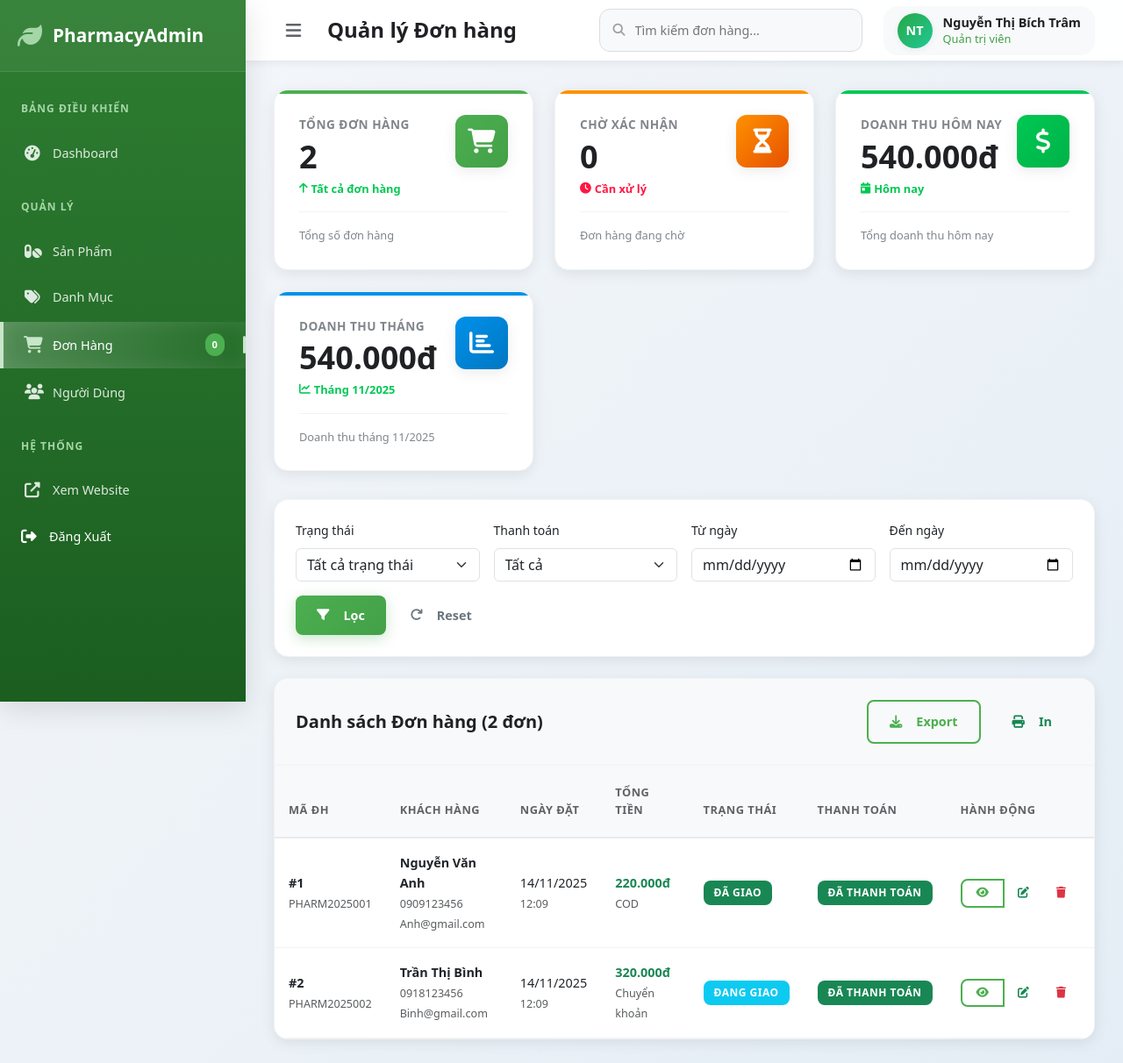
/public/admin_orders.php (signed in), run on the app's committed database.
### tables this page shows
CREATE TABLE orders (
    order_id INT PRIMARY KEY AUTO_INCREMENT,
    order_code VARCHAR(20) UNIQUE NOT NULL,
    user_id INT NOT NULL,
    customer_name VARCHAR(100) NOT NULL,
    customer_email VARCHAR(100) NOT NULL,
    customer_phone VARCHAR(15) NOT NULL,
    customer_address TEXT NOT NULL,
    order_notes TEXT,
    subtotal_amount DECIMAL(15,2) NOT NULL,
    discount_amount DECIMAL(15,2) DEFAULT 0,
    shipping_fee DECIMAL(15,2) DEFAULT 0,
    total_amount DECIMAL(15,2) NOT NULL,
    payment_method ENUM('cod', 'bank_transfer', 'credit_card', 'e_wallet') DEFAULT 'cod',
    payment_status ENUM('pending', 'paid', 'failed', 'refunded') DEFAULT 'pending',
    order_status ENUM('pending', 'confirmed', 'processing', 'shipped', 'delivered', 'cancelled') DEFAULT 'pending',
    prescription_image_url VARCHAR(500),
    confirmed_by INT,
    shipped_at TIMESTAMP NULL,
    delivered_at TIMESTAMP NULL,
    cancelled_at TIMESTAMP NULL,
    cancellation_reason TEXT,
    created_at TIMESTAMP DEFAULT CURRENT_TIMESTAMP,
    updated_at TIMESTAMP DEFAULT CURRENT_TIMESTAMP ON UPDATE CURRENT_TIMESTAMP,
    FOREIGN KEY (user_id) REFERENCES users(user_id),
    FOREIGN KEY (confirmed_by) REFERENCES users(user_id)
);

CREATE TABLE users (
    user_id INT PRIMARY KEY AUTO_INCREMENT,
    username VARCHAR(50) UNIQUE NOT NULL,
    password_hash VARCHAR(255) NOT NULL,
    email VARCHAR(100) UNIQUE NOT NULL,
    full_name VARCHAR(100) NOT NULL,
    phone VARCHAR(15),
    address TEXT,
    role ENUM('customer', 'admin', 'staff') DEFAULT 'customer',
    is_active BOOLEAN DEFAULT TRUE,
    created_at TIMESTAMP DEFAULT CURRENT_TIMESTAMP,
    updated_at TIMESTAMP DEFAULT CURRENT_TIMESTAMP ON UPDATE CURRENT_TIMESTAMP
);

### public/admin_orders.php (the view, shortened to what the rows shown need)
<?php
$base_url = 'http://localhost/PHARMAGO/public';
try {
    $base_dir = dirname(__DIR__) . '/';
    require_once $base_dir . 'models/Order.php';
    $database = new Database();
    $db = $database->getConnection();
    $orderModel = new Order($db);
    $search_keyword = $_GET['search'] ?? '';
    $status_filter = $_GET['status'] ?? '';
    if (!empty($search_keyword)) {
        $orders = $orderModel->searchOrders($search_keyword);
    } elseif (!empty($status_filter)) {
        $orders = $orderModel->getOrdersByStatus($status_filter);
    } else {
        $orders = $orderModel->getAllOrders();
    }
} catch (Exception $e) {
    error_log("Admin orders error: " . $e->getMessage());
    $orders = [];
    $total_orders = 0;
    $pending_orders = 0;
    $revenue_today = 0;
    $revenue_month = 0;
}
function getStatusBadge($status) {
    switch ($status) {
        case 'shipped': return ['info', 'Đang giao'];
        case 'delivered': return ['success', 'Đã giao'];
    }
}
function getPaymentStatusBadge($status) {
    switch ($status) {
        case 'paid': return ['success', 'Đã thanh toán'];
    }
}
function getPaymentMethodText($method) {
    switch ($method) {
        case 'cod': return 'COD';
        case 'bank_transfer': return 'Chuyển khoản';
    }
}
?>
<!DOCTYPE html>
<html lang="vi">
<head>
    <link href="https://cdn.jsdelivr.net/npm/bootstrap@5.3.0/dist/css/bootstrap.min.css" rel="stylesheet">
    <link rel="stylesheet" href="https://cdnjs.cloudflare.com/ajax/libs/font-awesome/6.4.0/css/all.min.css">
    <link rel="stylesheet" href="<?php echo $base_url; ?>/assets/css/admin.css">
</head>
<body>
    <div class="admin-container">
        <main class="main-content">
            <header class="admin-header">
                <div class="header-left">
                    <h1 class="page-title">Quản lý Đơn hàng</h1>
                </div>
            </header>
            <div class="content">
                <div class="table-container">
                    <div class="table-responsive">
                        <table class="table">
                            <thead>
                                <tr>
                                    <th>Mã ĐH</th>
                                    <th>Khách hàng</th>
                                    <th>Ngày đặt</th>
                                    <th>Tổng tiền</th>
                                    <th>Trạng thái</th>
                                    <th>Thanh toán</th>
                                    <th>Hành động</th>
                                </tr>
                            </thead>
                            <tbody>
                                <?php if(!empty($orders)): ?>
                                    <?php foreach($orders as $order): ?>
                                    <?php
                                        $statusBadge = getStatusBadge($order['order_status']);
                                        $paymentBadge = getPaymentStatusBadge($order['payment_status']);
                                    ?>
                                    <tr>
                                        <td>
                                            <strong>#<?php echo $order['order_id']; ?></strong>
                                            <br>
                                            <small class="text-muted"><?php echo $order['order_code']; ?></small>
                                        </td>
                                        <td>
                                            <div class="fw-bold"><?php echo htmlspecialchars($order['customer_name']); ?></div>
                                            <small class="text-muted"><?php echo htmlspecialchars($order['customer_phone']); ?></small>
                                            <br>
                                            <small class="text-muted"><?php echo htmlspecialchars($order['customer_email']); ?></small>
                                        </td>
                                        <td>
                                            <?php echo date('d/m/Y', strtotime($order['created_at'])); ?>
                                            <br>
                                            <small class="text-muted"><?php echo date('H:i', strtotime($order['created_at'])); ?></small>
                                        </td>
                                        <td>
                                            <div class="fw-bold text-success"><?php echo number_format($order['total_amount'], 0, ',', '.'); ?>đ</div>
                                            <small class="text-muted"><?php echo getPaymentMethodText($order['payment_method']); ?></small>
                                        </td>
                                        <td>
                                            <span class="badge bg-<?php echo $statusBadge[0]; ?>">
                                                <?php echo $statusBadge[1]; ?>
                                            </span>
                                        </td>
                                        <td>
                                            <span class="badge bg-<?php echo $paymentBadge[0]; ?>">
                                                <?php echo $paymentBadge[1]; ?>
                                            </span>
                                        </td>
                                        <td>
                                            <div class="btn-group">
                                                <button class="btn btn-sm btn-outline-primary" title="Chi tiết" onclick="viewOrderDetails(<?php echo $order['order_id']; ?>)">
                                                    <i class="fas fa-eye"></i>
                                                </button>
                                                <button class="btn btn-sm btn-outline-success" title="Cập nhật" onclick="openUpdateModal(<?php echo $order['order_id']; ?>, '<?php echo $order['order_status']; ?>', '<?php echo $order['payment_status']; ?>')">
                                                    <i class="fas fa-edit"></i>
                                                </button>
                                                <button class="btn btn-sm btn-outline-danger" title="Xóa" onclick="confirmDelete(<?php echo $order['order_id']; ?>)">
                                                    <i class="fas fa-trash"></i>
                                                </button>
                                            </div>
                                        </td>
                                    </tr>
                                    <?php endforeach; ?>
                                <?php endif; ?>
                            </tbody>
                        </table>
                    </div>
                </div>
            </div>
        </main>
    </div>
</body>
</html>

### data on the page
orders: order_id "1", order_code "PHARM2025001", user.full_name "Nguyễn Văn Anh", user.phone "0909123456", user.email "Anh@gmail.com", created_at "14/11/2025", created_at "12:09", total_amount "220.000", payment_method "COD", order_status "ĐÃ GIAO", payment_status "ĐÃ THANH TOÁN"
orders: order_id "2", order_code "PHARM2025002", user.full_name "Trần Thị Bình", user.phone "0918123456", user.email "Binh@gmail.com", created_at "14/11/2025", created_at "12:09", total_amount "320.000", payment_method "Chuyển khoản", order_status "ĐANG GIAO", payment_status "ĐÃ THANH TOÁN"

### other printed values
$pending_orders "0"
getInitials($_SESSION['admin_name'] ?? 'A') "NT"
$_SESSION['admin_name'] "Nguyễn Thị Bích Trâm"
getRoleText($_SESSION['admin_role'] ?? 'staff') "Quản trị viên"
$total_orders "2"
$revenue_today "540.000"
$revenue_month "540.000"
count($orders) "2"
